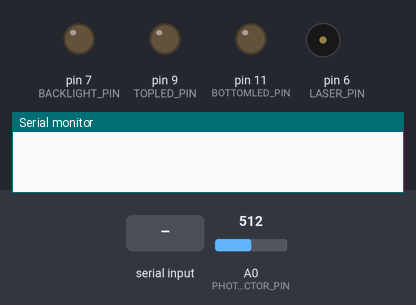
The sketch below on a simulated Arduino Leonardo, built with avr-gcc and run on an emulated ATmega32U4. On the bench: output pins drawn as LEDs (lit = HIGH), buzzer (waves = sounding), the last lines printed to the serial monitor. The test bench sets the inputs (shaded band); at power-on: A0 (PHOTODETECTOR_PIN) = 512.

Above: at 1.2 s.
1.3 s: "S90\n" received over Serial
At 1.6 s:
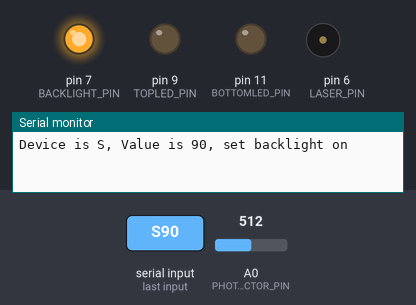
2.8 s: "L90\n" received over Serial
At 3.9 s:
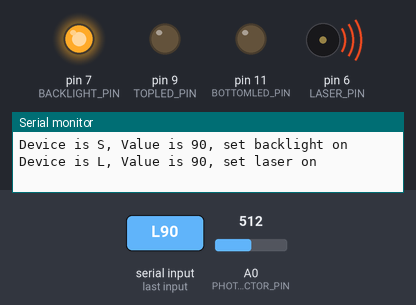
4.3 s: "S,45\n" received over Serial
At 5.1 s:
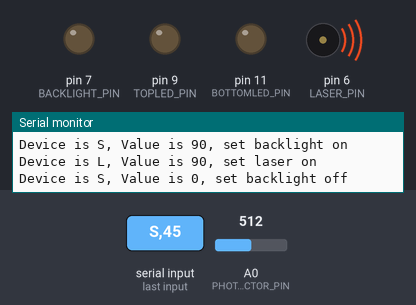
Timing chart, 0 to 7.3 s (numbered marks = the images above; inputs shaded):
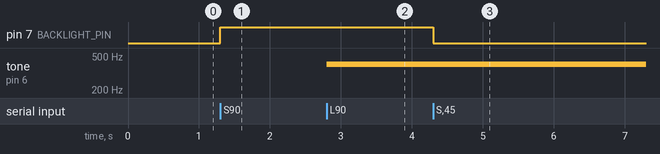

The sketch:

ArduinoCode.ino
```cpp
#define BACKLIGHT_PIN 7 // Digital output pin that backlight is attached to
#define TOPLED_PIN 9  // Analog output pin that the TOPLED is attached to
#define BOTTOMLED_PIN 11  // Analog output pin that the BOTTOMLED is attached to
int PHOTODETECTOR_PIN = A0;  // Analog input pin that the Photodetector is attached to
#define LASER_PIN 6 // Digital output pin for Laser ON/OFF

int intensityValue = 0;     // value read from the Photodetector
int outputValue = 0;        // value output to the PWM (analog out)
char intensityLED=0;
char inData[5];             // Allocate 4 characters for the string send over serial port + 1 stop character
char inChar;                  // Where to store the character read
char value[4];
int valueint;
bool newdata_state=0;
byte index = 0; // Index into array; where to store the character
char device = 0;
int F = 400;  // default laser pulse frequency of 400Hz

void setup()
{
  // start serial port at 9600 bps:
  Serial.begin(9600);
  while (!Serial) {
    ; // wait for serial port to connect. Needed for Leonardo only
  }
  //pinMode(PHOTODETECTOR_PIN, INPUT);
  pinMode(BOTTOMLED_PIN, OUTPUT);
  pinMode(TOPLED_PIN, OUTPUT);
  pinMode(BACKLIGHT_PIN, OUTPUT);
  pinMode(LASER_PIN, OUTPUT);

  digitalWrite(BACKLIGHT_PIN, 0);
  digitalWrite(LASER_PIN, 0);
}

void loop()
{
  // read the analog in value:
  intensityValue = analogRead(PHOTODETECTOR_PIN);
  // map it to the range of the analog out:
  //outputValue = map(intensityValue, 0, 1023, 0, 255);
  // wait 2 milliseconds before the next loop
  // for the analog-to-digital converter to settle
  // after the last reading:

  delay(2);

  while(Serial.available() > 0) // Don't read unless you know there is data
    {
      inChar = Serial.read(); // Read a character
      inData[index] = inChar; // Store last character into inData at current index
      index++; // Increment where to write next
      if (index==4) // each input/request is 4 characters long, with first character being the device ('S', 'B', 'T', or 'P'), and the remainder being a value (or extra)
      {
      device=inData[0];           //Takes first letter of sent String to decide what Device to talk to
      value[0]=inData[1];         //Takes 2nd to 4th character of sent String as value
      value[1]=inData[2];
      value[2]=inData[3];
      valueint = atoi(value);     //convert string to integer

      index=0;  // reset index to 0
      inData[index] = '\0'; // Null terminates the string
      newdata_state=1;
      Serial.flush();
      }
   }

  if (newdata_state==1)
    {
    if (device=='S')
        {
        if (valueint>0)
          {
          digitalWrite(BACKLIGHT_PIN, 1);
          Serial.print("Device is ");
          Serial.print(device);
          Serial.print(", Value is ");
          Serial.print(valueint);
          Serial.println(", set backlight on");
          }
        if (valueint==0)
          {
          digitalWrite(BACKLIGHT_PIN, 0);
          Serial.print("Device is ");
          Serial.print(device);
          Serial.print(", Value is ");
          Serial.print(valueint);
          Serial.println(", set backlight off");
          }
        }
    else if (device=='L')
        {
        if (valueint>0)
          {
          tone(LASER_PIN, F);
          Serial.print("Device is ");
          Serial.print(device);
          Serial.print(", Value is ");
          Serial.print(valueint);
          Serial.println(", set laser on");
          }
        if (valueint==0)
          {
          noTone(LASER_PIN);
          Serial.print("Device is ");
          Serial.print(device);
          Serial.print(", Value is ");
          Serial.print(valueint);
          Serial.println(", set laser off");
          }
        }
    else if (device=='F')
      {
        F = valueint;
        Serial.print("Device is ");
        Serial.print(device);
        Serial.print(", Value is ");
        Serial.print(valueint);
        Serial.println(", Set new laser pulse frequency");
      }
    else if (device=='B')
      {
        analogWrite(BOTTOMLED_PIN, map(valueint, 0, 100, 0, 255));
        Serial.print("Device is ");
        Serial.print(device);
        Serial.print(", Value is ");
        Serial.print(valueint);
        Serial.println(", Set new bottom intensity");
      }
    else if (device=='T')
      {
        analogWrite(TOPLED_PIN, map(valueint, 0, 100, 0, 255));
        Serial.print("Device is ");
        Serial.print(device);
        Serial.print(", Value is ");
        Serial.print(valueint);
        Serial.println(", Set new top intensity");
      }
    else if (device=='P')
      {
        //Serial.print("Intensity of the photodetector is: ");
        //Serial.println(500);
        Serial.println(intensityValue);
      }

    newdata_state=0;
    }
}
```

Measured:
- after the input at 1.3 s, pin 7 (BACKLIGHT_PIN): LOW → HIGH at once
- after the input at 2.8 s, tone on pin 6 (LASER_PIN): silent → 400 Hz at once
- after the input at 4.3 s, pin 7 (BACKLIGHT_PIN): HIGH → LOW at once
